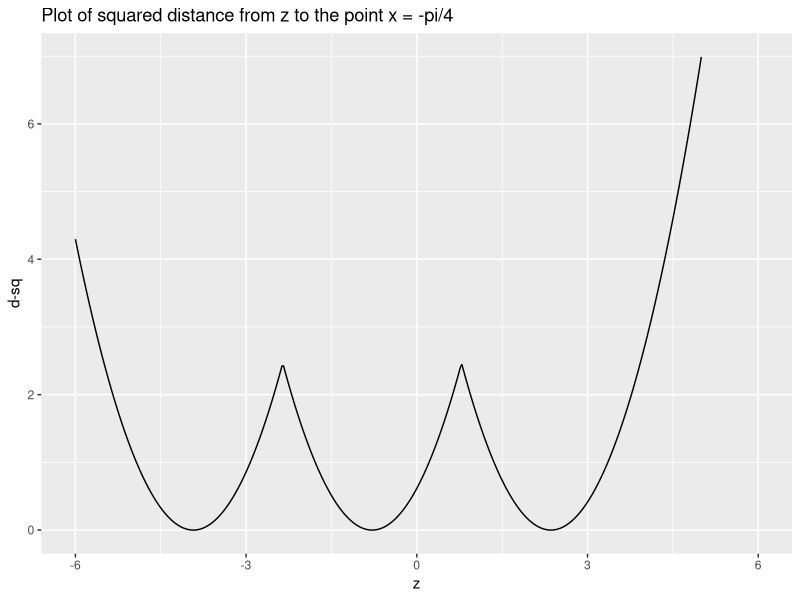
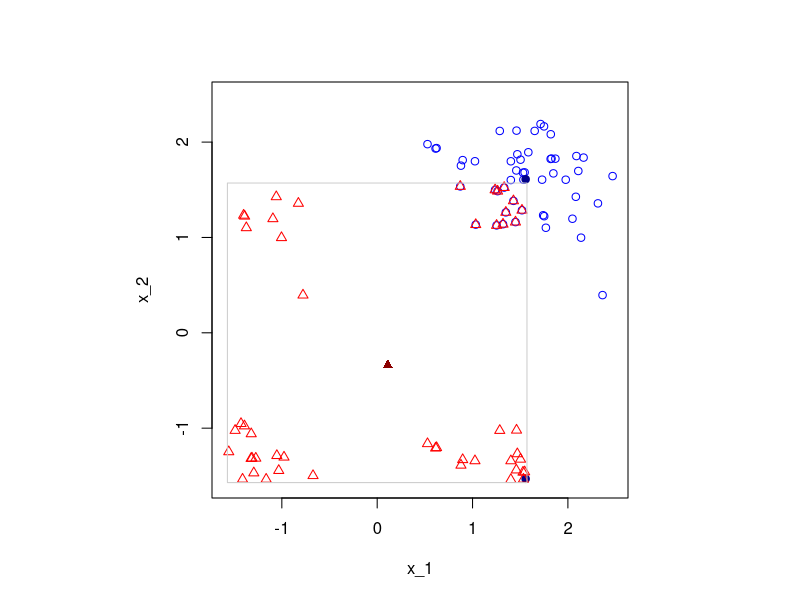

R code for these plots, in order:
## ---- chunk 1
knitr::opts_chunk$set(echo = TRUE)
library(ggplot2)
library(data.table)
library(magrittr)
## ---- chunk 2
x = -pi/4
dt = data.table(z = seq(-6, 5, len = 401)) %>%
    .[, `d-sq` := pmin((x-pi-z)^2, (x-z)^2, (x+pi-z)^2)]

ggplot(dt, aes(z, `d-sq`)) +
    geom_line() +
    scale_x_continuous(limits = c(-6, 6)) +
    ggtitle("Plot of squared distance from z to the point x = -pi/4")
## ---- chunk 3
periodic_mean <- function(data, dom = pi/2) {
    data <- sort(data)
    
    N = length(data)
    n = which(data > 0)[1] - 1
    
    breakpoints = c(-dom, data[(n+1):N] - dom, data[1:n] + dom, dom)
    mu0 = mean(data)
    
    ## Helper functions
    dsq = function(x,y) {(x - y)^2}
    
    # L2 Minimization Objective
    # Argument k indicates which interval's quadratic function to compute (useful for checking continuity across breakpoints). Using the default corresponds to the miminization objective above.
    # Variables from enclosing envir: data, dom, N, n, breakpoints
    Phi = function(z, k = which(z<=breakpoints)[1]-1) {
        if (k==1) {
            0.5 * (  sum( dsq( data[(n+1) : N] - 2*dom , z ) ) + 
                     sum( dsq( data[   1  : n]         , z ) )    )
        } else if (k <= N-n) {
            0.5 * (  sum( dsq( data[(n+1) : (n+k-1)]         , z ) ) + 
                     sum( dsq( data[(n+k) :      N ] - 2*dom , z ) ) +
                     sum( dsq( data[   1  :      n ]         , z ) )    )
        } else if (k == N - n + 1) {
            0.5 * (  sum( dsq( data , z ) )  )
        } else if (k <= N) {
            0.5 * (  sum( dsq( data[  (n+1) :      N   ]         , z ) ) + 
                     sum( dsq( data[     1  : (k-1-N+n)] + 2*dom , z ) ) +
                     sum( dsq( data[(k-N+n) :      n   ]         , z ) )    )
        } else {
            0.5 * (  sum( dsq( data[(n+1) : N]         , z ) ) + 
                     sum( dsq( data[   1  : n] + 2*dom , z ) )    )
        }
    }

    ## Minimize
    bestz = breakpoints[1]
    bestphi = Phi(bestz, 1)
    
    for (k in 1:(N+1)) {
        zs = breakpoints[k:(k+1)]
        zstar = mu0 - pi * (N-n-(k-1)) / N
        if (zstar < breakpoints[k+1] & zstar > breakpoints[k])
            zs = c(zs, zstar)
        
        phis = sapply(zs, Phi, k = k)
        
        p = which.min(phis)
        if (phis[p] < bestphi) {
            bestz = zs[p]
            bestphi = phis[p]
        }
    }
    
    return(bestz)
}
## ---- chunk 4
dom = pi/2 # Domain half size
N = 50     # Number of data points

# Generate data
set.seed(42)
x = matrix(rnorm(2*N, mean = dom, sd = dom/4), nrow=N)

# Put data onto periodic domain
data = ((x+dom) %% (2*dom)) - dom 
data[data == -dom] = dom   # Use the convention (-dom, dom], instead of [-dom, dom)

# With small enough standard deviation, mu_original and mu_target are equivalent modulo pi
mu_original = colMeans(x)
mu_target = ((mu_original+dom) %% (2*dom)) - dom
## ---- chunk 5
# Plot data
par(pty='s')
plot(x, xlim = c(-dom, max(x)), ylim = c(-dom, max(x)), col="blue", pch=1, asp=1,
     xlab = "x_1", ylab = "x_2")
points(mu_original[1], mu_original[2], col="darkblue", pch=19)
points(mu_target[1], mu_target[2], col="darkblue", pch=19)
points(data, col='red', pch=2)
points(mean(data[,1]), mean(data[,2]), col="darkred", pch=17)
lines(c(-dom, -dom, dom, dom, -dom), c(-dom, dom, dom, -dom, -dom), col="gray80")
## ---- chunk 6
mu_per = apply(data, 2, periodic_mean)
mu_per
mu_target
## ---- chunk 7
periodic_distance <- function(x, y, dom=pi/2) {
    pmin(abs(x-y), abs(x + 2*dom - y), abs(x - 2*dom - y))
}

periodic_sd <- function(data, dom=pi/2) {
    mu = periodic_mean(data, dom=dom)
    sigma = sqrt( sum(periodic_distance(mu, data, dom)^2) / (length(data)-1) )
}
## ---- chunk 8
sd_per = apply(data, 2, periodic_sd)
sd_per

sd_target = apply(x, 2, sd)
sd_target
## ---- chunk 9
sd_nonper = apply(data, 2, sd)
sd_nonper
